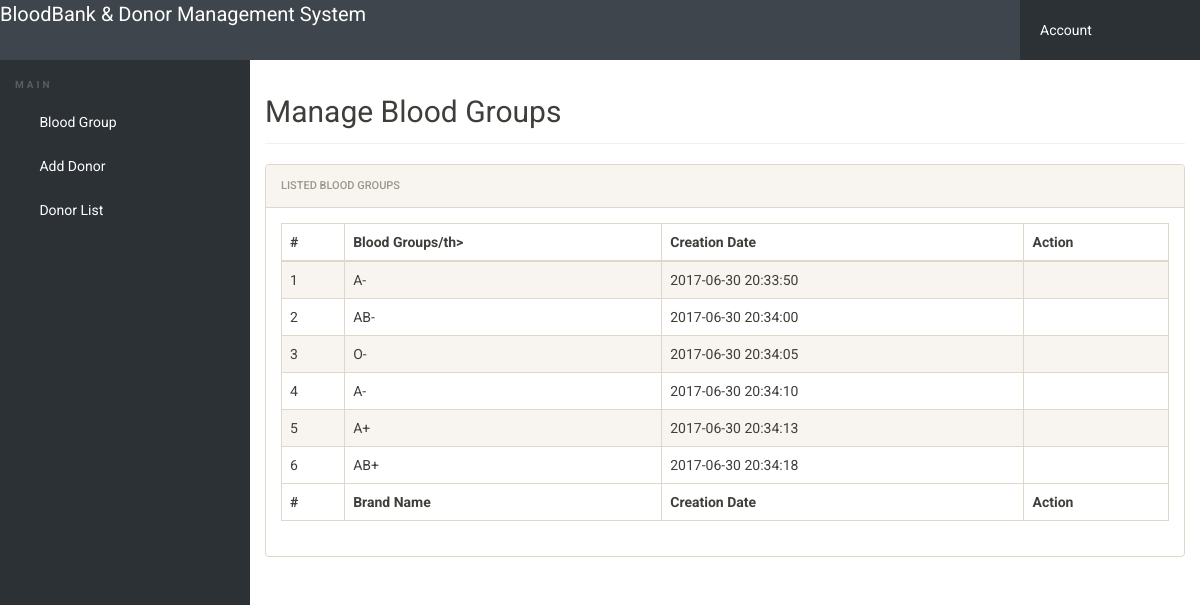
/admin/manage-bloodgroup.php (signed in), run on the app's committed database.
### tables this page shows
CREATE TABLE `tblbloodgroup` (
  `id` int(11) NOT NULL,
  `BloodGroup` varchar(20) DEFAULT NULL,
  `PostingDate` timestamp NOT NULL DEFAULT current_timestamp()
);

### admin/manage-bloodgroup.php (the view, shortened to what this page needs)
<?php
include('includes/config.php');
if(strlen($_SESSION['alogin'])==0)
	{
header('location:index.php');
}
else{
 ?>
<!doctype html>
<html lang="en" class="no-js">
<head>
	<link rel="stylesheet" href="css/font-awesome.min.css">
	<link rel="stylesheet" href="css/bootstrap.min.css">
	<link rel="stylesheet" href="css/dataTables.bootstrap.min.css">
	<link rel="stylesheet" href="css/bootstrap-social.css">
	<link rel="stylesheet" href="css/bootstrap-select.css">
	<link rel="stylesheet" href="css/fileinput.min.css">
	<link rel="stylesheet" href="css/awesome-bootstrap-checkbox.css">
	<link rel="stylesheet" href="css/style.css">
</head>
<body>
	<?php include('includes/header.php');?>
	<div class="ts-main-content">
		<?php include('includes/leftbar.php');?>
		<div class="content-wrapper">
			<div class="container-fluid">
				<div class="row">
					<div class="col-md-12">
						<h2 class="page-title">Manage Blood Groups</h2>
						<div class="panel panel-default">
							<div class="panel-heading">Listed  Blood Groups</div>
							<div class="panel-body">
								<table id="zctb" class="display table table-striped table-bordered table-hover" cellspacing="0" width="100%">
									<thead>
										<tr>
										<th>#</th>
												<th>Blood Groups/th>
											<th>Creation Date</th>
											<th>Action</th>
										</tr>
									</thead>
									<tfoot>
										<tr>
										<th>#</th>
											<th>Brand Name</th>
											<th>Creation Date</th><th>Action</th>
										</tr>
									</tfoot>
									<tbody>
<?php $sql = "SELECT * from  tblbloodgroup ";
$query = $dbh -> prepare($sql);
$query->execute();
$results=$query->fetchAll(PDO::FETCH_OBJ);
$cnt=1;
if($query->rowCount() > 0)
{
foreach($results as $result)
{				?>
										<tr>
											<td><?php echo htmlentities($cnt);?></td>
											<td><?php echo htmlentities($result->BloodGroup);?></td>
											<td><?php echo htmlentities($result->PostingDate);?></td>
<td>
<a href="manage-bloodgroup.php?del=<?php echo $result->id;?>" onclick="return confirm('Do you want to delete');"><i class="fa fa-close"></i></a></td>
										</tr>
										<?php $cnt=$cnt+1; }} ?>
									</tbody>
								</table>
							</div>
						</div>
					</div>
				</div>
			</div>
		</div>
	</div>
</body>
</html>
<?php } ?>

### admin/includes/header.php (shortened to what this page needs)
<div class="brand clearfix">
	<a href="dashboard.php" style="font-size: 20px; padding-top:1%; color:#fff">BloodBank & Donor Management System </a>
		<ul class="ts-profile-nav">
			<li class="ts-account">
				<a href="#">Account<i class="fa fa-angle-down hidden-side"></i></a>
			</li>
		</ul>
	</div>

### admin/includes/leftbar.php (shortened to what this page needs)
	<nav class="ts-sidebar">
			<ul class="ts-sidebar-menu">
				<li class="ts-label">Main</li>
<li><a href="#"><i class="fa fa-files-o"></i> Blood Group</a>
</li>
				<li><a href="add-donor.php"><i class="fa fa-edit"></i> Add Donor</a></li>
				<li><a href="donor-list.php"><i class="fa fa-users"></i> Donor List</a></li>
			</ul>
		</nav>

### admin/css/style.css (style rules this page uses)
html { font-size: 14px; }
@media only screen and (min-width: 480px) { html { font-size: 17px; } }
@media only screen and (min-width: 768px) { html { font-size: 14px; } }
body { font-size: 1em; }
a { color: #37a6c4; }
.panel { overflow: hidden; }
ul, li { margin: 0; padding: 0; list-style: none; }
.page-title { padding-bottom: 15px; margin-bottom: 20px; border-bottom: 1px solid #f0f0f0; }
.brand { background: #3e454c; position: relative; z-index: 3; position: fixed; width: 100%; top: 0; }
.brand .ts-profile-nav { float: right; display: none; }
.brand .ts-profile-nav li { float: left; position: relative; }
.brand .ts-profile-nav li a { display: block; padding: 20px; color: #fff; }
.brand .ts-profile-nav .ts-account .fa-angle-down { float: right; }
.brand .ts-profile-nav .ts-account > a { width: 180px; background: #2c3136; }
@media only screen and (min-width: 992px) { .brand .ts-profile-nav { display: block; } }
.ts-sidebar { background: #2c3136; max-height: 0; transition: max-height 0.3s; overflow: hidden; position: fixed; z-index: 2; width: 100%; bottom: 0; top: 60px; overflow-y: auto; }
@media only screen and (min-width: 992px) { .ts-sidebar { max-height: 100%; bottom: 0; } }
.ts-sidebar-menu .ts-label { color: #585c64; font-weight: bold; padding: 8px 15px; text-transform: uppercase; font-size: 10px; letter-spacing: 3px; margin-top: 10px; }
.ts-sidebar-menu a { display: block; text-decoration: none; padding: 12px 15px; color: #fff; }
.ts-sidebar-menu li { position: relative; }
.ts-sidebar-menu li i { color: #585c64; margin-right: 10px; }
.ts-main-content .content-wrapper { padding-top: 15px; margin-top: 60px; }
@media only screen and (min-width: 992px) { .ts-main-content .ts-sidebar { width: 250px; float: left; } }
@media only screen and (min-width: 992px) { .ts-main-content .content-wrapper { margin-left: 250px; } }

### data on the page
tblbloodgroup: BloodGroup "A-", PostingDate "2017-06-30 20:33:50"
tblbloodgroup: BloodGroup "AB-", PostingDate "2017-06-30 20:34:00"
tblbloodgroup: BloodGroup "O-", PostingDate "2017-06-30 20:34:05"
tblbloodgroup: BloodGroup "A-", PostingDate "2017-06-30 20:34:10"
tblbloodgroup: BloodGroup "A+", PostingDate "2017-06-30 20:34:13"
tblbloodgroup: BloodGroup "AB+", PostingDate "2017-06-30 20:34:18"
